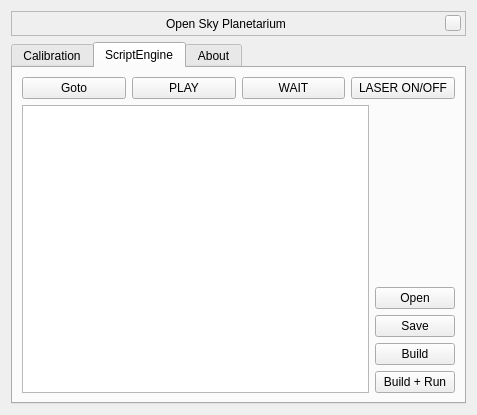
<?xml version="1.0" encoding="UTF-8"?>
<ui version="4.0">
 <class>OSPMainDialog</class>
 <widget class="QWidget" name="OSPMainDialog">
  <property name="windowModality">
   <enum>Qt::ApplicationModal</enum>
  </property>
  <property name="geometry">
   <rect>
    <x>0</x>
    <y>0</y>
    <width>477</width>
    <height>415</height>
   </rect>
  </property>
  <property name="focusPolicy">
   <enum>Qt::ClickFocus</enum>
  </property>
  <property name="windowTitle">
   <string>Form</string>
  </property>
  <layout class="QVBoxLayout" name="verticalLayout">
   <item>
    <widget class="BarFrame" name="TitleBar">
     <property name="sizePolicy">
      <sizepolicy hsizetype="Expanding" vsizetype="Minimum">
       <horstretch>0</horstretch>
       <verstretch>0</verstretch>
      </sizepolicy>
     </property>
     <property name="minimumSize">
      <size>
       <width>0</width>
       <height>25</height>
      </size>
     </property>
     <property name="maximumSize">
      <size>
       <width>16777215</width>
       <height>30</height>
      </size>
     </property>
     <property name="focusPolicy">
      <enum>Qt::NoFocus</enum>
     </property>
     <property name="autoFillBackground">
      <bool>false</bool>
     </property>
     <property name="frameShape">
      <enum>QFrame::StyledPanel</enum>
     </property>
     <layout class="QHBoxLayout" name="_2">
      <property name="spacing">
       <number>6</number>
      </property>
      <property name="leftMargin">
       <number>0</number>
      </property>
      <property name="topMargin">
       <number>0</number>
      </property>
      <property name="rightMargin">
       <number>4</number>
      </property>
      <property name="bottomMargin">
       <number>0</number>
      </property>
      <item>
       <spacer name="leftSpacer">
        <property name="orientation">
         <enum>Qt::Horizontal</enum>
        </property>
        <property name="sizeHint" stdset="0">
         <size>
          <width>40</width>
          <height>20</height>
         </size>
        </property>
       </spacer>
      </item>
      <item>
       <widget class="QLabel" name="stelWindowTitle">
        <property name="text">
         <string>Open Sky Planetarium</string>
        </property>
       </widget>
      </item>
      <item>
       <spacer name="rightSpacer">
        <property name="orientation">
         <enum>Qt::Horizontal</enum>
        </property>
        <property name="sizeHint" stdset="0">
         <size>
          <width>40</width>
          <height>20</height>
         </size>
        </property>
       </spacer>
      </item>
      <item>
       <widget class="QPushButton" name="closeStelWindow">
        <property name="minimumSize">
         <size>
          <width>16</width>
          <height>16</height>
         </size>
        </property>
        <property name="maximumSize">
         <size>
          <width>16</width>
          <height>16</height>
         </size>
        </property>
        <property name="focusPolicy">
         <enum>Qt::NoFocus</enum>
        </property>
        <property name="text">
         <string/>
        </property>
       </widget>
      </item>
     </layout>
    </widget>
   </item>
   <item>
    <widget class="QTabWidget" name="tabWidg">
     <property name="tabPosition">
      <enum>QTabWidget::North</enum>
     </property>
     <property name="tabShape">
      <enum>QTabWidget::Rounded</enum>
     </property>
     <property name="currentIndex">
      <number>1</number>
     </property>
     <property name="movable">
      <bool>false</bool>
     </property>
     <property name="tabBarAutoHide">
      <bool>false</bool>
     </property>
     <widget class="QWidget" name="calTab">
      <attribute name="title">
       <string>Calibration</string>
      </attribute>
      <layout class="QHBoxLayout" name="horizontalLayout_4">
       <item>
        <layout class="QVBoxLayout" name="verticalLayout_8">
         <item>
          <widget class="QGroupBox" name="laserDirControl">
           <property name="title">
            <string>Laser Direction Control</string>
           </property>
           <layout class="QGridLayout" name="gridLayout">
            <item row="2" column="2">
             <widget class="QPushButton" name="mvDown">
              <property name="enabled">
               <bool>false</bool>
              </property>
              <property name="text">
               <string>down</string>
              </property>
             </widget>
            </item>
            <item row="0" column="2">
             <widget class="QPushButton" name="mvUp">
              <property name="enabled">
               <bool>false</bool>
              </property>
              <property name="text">
               <string>up</string>
              </property>
             </widget>
            </item>
            <item row="1" column="3">
             <widget class="QPushButton" name="mvRight">
              <property name="enabled">
               <bool>false</bool>
              </property>
              <property name="text">
               <string>right</string>
              </property>
             </widget>
            </item>
            <item row="1" column="1">
             <widget class="QPushButton" name="mvLeft">
              <property name="enabled">
               <bool>false</bool>
              </property>
              <property name="text">
               <string>left</string>
              </property>
             </widget>
            </item>
            <item row="1" column="0">
             <spacer name="horizontalSpacer">
              <property name="orientation">
               <enum>Qt::Horizontal</enum>
              </property>
              <property name="sizeHint" stdset="0">
               <size>
                <width>40</width>
                <height>20</height>
               </size>
              </property>
             </spacer>
            </item>
            <item row="1" column="4">
             <spacer name="horizontalSpacer_2">
              <property name="orientation">
               <enum>Qt::Horizontal</enum>
              </property>
              <property name="sizeHint" stdset="0">
               <size>
                <width>40</width>
                <height>20</height>
               </size>
              </property>
             </spacer>
            </item>
           </layout>
          </widget>
         </item>
         <item>
          <widget class="QGroupBox" name="laserlightControl">
           <property name="title">
            <string>Laser Light Control</string>
           </property>
           <property name="alignment">
            <set>Qt::AlignLeading|Qt::AlignLeft|Qt::AlignVCenter</set>
           </property>
           <layout class="QHBoxLayout" name="horizontalLayout_3">
            <item>
             <spacer name="horizontalSpacer_3">
              <property name="orientation">
               <enum>Qt::Horizontal</enum>
              </property>
              <property name="sizeHint" stdset="0">
               <size>
                <width>40</width>
                <height>20</height>
               </size>
              </property>
             </spacer>
            </item>
            <item>
             <widget class="QRadioButton" name="laserOn">
              <property name="enabled">
               <bool>false</bool>
              </property>
              <property name="focusPolicy">
               <enum>Qt::StrongFocus</enum>
              </property>
              <property name="text">
               <string>Turn ON</string>
              </property>
              <property name="checked">
               <bool>false</bool>
              </property>
              <attribute name="buttonGroup">
               <string notr="true">buttonGroup</string>
              </attribute>
             </widget>
            </item>
            <item>
             <widget class="QRadioButton" name="laserOff">
              <property name="enabled">
               <bool>false</bool>
              </property>
              <property name="text">
               <string>Turn OFF</string>
              </property>
              <property name="checked">
               <bool>true</bool>
              </property>
              <attribute name="buttonGroup">
               <string notr="true">buttonGroup</string>
              </attribute>
             </widget>
            </item>
            <item>
             <spacer name="horizontalSpacer_4">
              <property name="orientation">
               <enum>Qt::Horizontal</enum>
              </property>
              <property name="sizeHint" stdset="0">
               <size>
                <width>40</width>
                <height>20</height>
               </size>
              </property>
             </spacer>
            </item>
           </layout>
          </widget>
         </item>
        </layout>
       </item>
       <item>
        <layout class="QVBoxLayout" name="verticalLayout_6">
         <item>
          <widget class="QGroupBox" name="configDevice">
           <property name="title">
            <string>Device Config</string>
           </property>
           <layout class="QVBoxLayout" name="verticalLayout_5">
            <item>
             <widget class="QPushButton" name="selectDev">
              <property name="text">
               <string>Select</string>
              </property>
             </widget>
            </item>
            <item>
             <widget class="QPushButton" name="startCal">
              <property name="enabled">
               <bool>false</bool>
              </property>
              <property name="text">
               <string>Start Calibrate</string>
              </property>
             </widget>
            </item>
            <item>
             <widget class="QPushButton" name="goTo">
              <property name="enabled">
               <bool>false</bool>
              </property>
              <property name="text">
               <string>GoTo</string>
              </property>
             </widget>
            </item>
           </layout>
          </widget>
         </item>
         <item>
          <widget class="QGroupBox" name="refStatus">
           <property name="title">
            <string>Reference Status</string>
           </property>
           <layout class="QVBoxLayout" name="verticalLayout_7">
            <item>
             <widget class="QPushButton" name="setRef">
              <property name="enabled">
               <bool>false</bool>
              </property>
              <property name="text">
               <string>Set Ref.</string>
              </property>
             </widget>
            </item>
            <item>
             <widget class="QLineEdit" name="refStat">
              <property name="enabled">
               <bool>true</bool>
              </property>
              <property name="text">
               <string>0/3</string>
              </property>
              <property name="alignment">
               <set>Qt::AlignCenter</set>
              </property>
              <property name="readOnly">
               <bool>true</bool>
              </property>
             </widget>
            </item>
           </layout>
          </widget>
         </item>
        </layout>
       </item>
      </layout>
     </widget>
     <widget class="QWidget" name="scriptTab">
      <attribute name="title">
       <string>ScriptEngine</string>
      </attribute>
      <layout class="QVBoxLayout" name="verticalLayout_3">
       <item>
        <layout class="QHBoxLayout" name="horizontalLayout">
         <item>
          <widget class="QPushButton" name="gt">
           <property name="text">
            <string>Goto</string>
           </property>
          </widget>
         </item>
         <item>
          <widget class="QPushButton" name="pl">
           <property name="text">
            <string>PLAY</string>
           </property>
          </widget>
         </item>
         <item>
          <widget class="QPushButton" name="wt">
           <property name="text">
            <string>WAIT</string>
           </property>
          </widget>
         </item>
         <item>
          <widget class="QPushButton" name="lo">
           <property name="text">
            <string>LASER ON/OFF</string>
           </property>
          </widget>
         </item>
        </layout>
       </item>
       <item>
        <layout class="QHBoxLayout" name="horizontalLayout_2">
         <item>
          <widget class="QTextEdit" name="scriptEdit">
           <property name="autoFillBackground">
            <bool>true</bool>
           </property>
           <property name="inputMethodHints">
            <set>Qt::ImhLowercaseOnly|Qt::ImhMultiLine|Qt::ImhNoAutoUppercase</set>
           </property>
           <property name="frameShape">
            <enum>QFrame::StyledPanel</enum>
           </property>
           <property name="readOnly">
            <bool>false</bool>
           </property>
          </widget>
         </item>
         <item>
          <layout class="QVBoxLayout" name="verticalLayout_2">
           <item>
            <spacer name="verticalSpacer">
             <property name="orientation">
              <enum>Qt::Vertical</enum>
             </property>
             <property name="sizeHint" stdset="0">
              <size>
               <width>20</width>
               <height>40</height>
              </size>
             </property>
            </spacer>
           </item>
           <item>
            <widget class="QPushButton" name="openScript">
             <property name="text">
              <string>Open</string>
             </property>
            </widget>
           </item>
           <item>
            <widget class="QPushButton" name="saveScript">
             <property name="text">
              <string>Save</string>
             </property>
            </widget>
           </item>
           <item>
            <widget class="QPushButton" name="compScript">
             <property name="text">
              <string>Build</string>
             </property>
            </widget>
           </item>
           <item>
            <widget class="QPushButton" name="execScript">
             <property name="enabled">
              <bool>true</bool>
             </property>
             <property name="text">
              <string>Build + Run</string>
             </property>
            </widget>
           </item>
          </layout>
         </item>
        </layout>
       </item>
      </layout>
     </widget>
     <widget class="QWidget" name="abtTab">
      <attribute name="title">
       <string>About</string>
      </attribute>
      <layout class="QVBoxLayout" name="verticalLayout_4">
       <item>
        <widget class="QTextBrowser" name="textBrowser">
         <property name="html">
          <string>&lt;!DOCTYPE HTML PUBLIC &quot;-//W3C//DTD HTML 4.0//EN&quot; &quot;http://www.w3.org/TR/REC-html40/strict.dtd&quot;&gt;
&lt;html&gt;&lt;head&gt;&lt;meta name=&quot;qrichtext&quot; content=&quot;1&quot; /&gt;&lt;style type=&quot;text/css&quot;&gt;
p, li { white-space: pre-wrap; }
&lt;/style&gt;&lt;/head&gt;&lt;body style=&quot; font-family:'Sans Serif'; font-size:9pt; font-weight:400; font-style:normal;&quot;&gt;
&lt;p style=&quot; margin-top:0px; margin-bottom:0px; margin-left:0px; margin-right:0px; -qt-block-indent:0; text-indent:0px;&quot;&gt;&lt;span style=&quot; font-size:20pt; font-weight:600; text-decoration: underline;&quot;&gt;OpenSkyPlanetarium&lt;/span&gt;&lt;/p&gt;
&lt;p style=&quot;-qt-paragraph-type:empty; margin-top:0px; margin-bottom:0px; margin-left:0px; margin-right:0px; -qt-block-indent:0; text-indent:0px;&quot;&gt;&lt;br /&gt;&lt;/p&gt;
&lt;p style=&quot;-qt-paragraph-type:empty; margin-top:0px; margin-bottom:0px; margin-left:0px; margin-right:0px; -qt-block-indent:0; text-indent:0px;&quot;&gt;&lt;br /&gt;&lt;/p&gt;
&lt;p style=&quot; margin-top:0px; margin-bottom:0px; margin-left:0px; margin-right:0px; -qt-block-indent:0; text-indent:0px;&quot;&gt;An Open Source Initiative by IIT Bombay to bring interesting objects in the OpenSky closer to the common masses and school childrens.&lt;/p&gt;
&lt;p style=&quot;-qt-paragraph-type:empty; margin-top:0px; margin-bottom:0px; margin-left:0px; margin-right:0px; -qt-block-indent:0; text-indent:0px;&quot;&gt;&lt;br /&gt;&lt;/p&gt;
&lt;p style=&quot;-qt-paragraph-type:empty; margin-top:0px; margin-bottom:0px; margin-left:0px; margin-right:0px; -qt-block-indent:0; text-indent:0px;&quot;&gt;&lt;br /&gt;&lt;/p&gt;
&lt;p style=&quot; margin-top:0px; margin-bottom:0px; margin-left:0px; margin-right:0px; -qt-block-indent:0; text-indent:0px;&quot;&gt;Contact: IIT Bombay&lt;/p&gt;
&lt;p style=&quot; margin-top:0px; margin-bottom:0px; margin-left:0px; margin-right:0px; -qt-block-indent:0; text-indent:0px;&quot;&gt;Email: redcoder265@gmail.com&lt;/p&gt;&lt;/body&gt;&lt;/html&gt;</string>
         </property>
        </widget>
       </item>
      </layout>
     </widget>
    </widget>
   </item>
  </layout>
 </widget>
 <customwidgets>
  <customwidget>
   <class>BarFrame</class>
   <extends>QFrame</extends>
   <header>Dialog.hpp</header>
   <container>1</container>
  </customwidget>
 </customwidgets>
 <resources/>
 <connections/>
 <buttongroups>
  <buttongroup name="buttonGroup"/>
 </buttongroups>
</ui>
